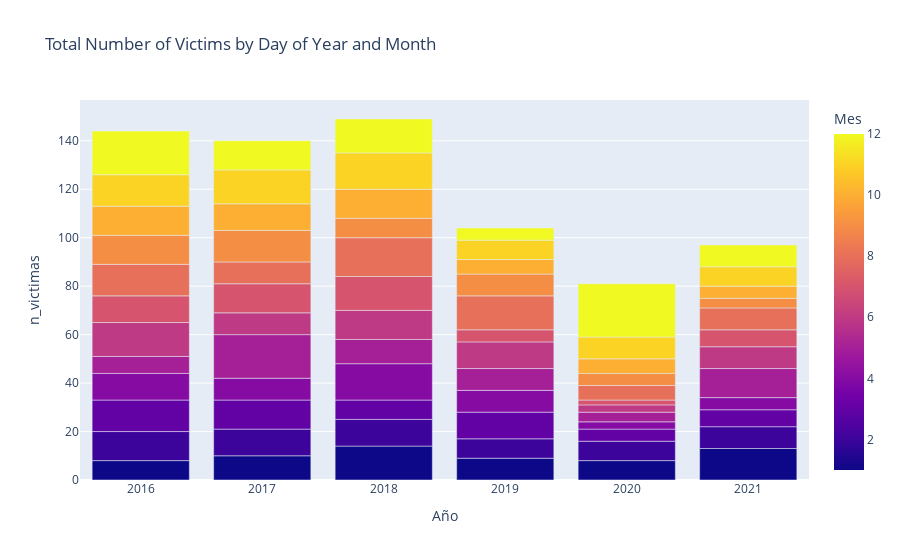

Source (notebook cell):
### Code cell
import plotly.express as px

# Group data by day name and hour, summing 'n_victimas'
grouped_data = data_hm.groupby([data_hm['fecha_hora'].dt.year.rename('Año'), 
                                 data_hm['fecha_hora'].dt.month.rename('Mes')])['n_victimas'].sum().reset_index()

# Create a bar plot using Plotly Express
fig = px.bar(grouped_data, x='Año', y='n_victimas', color='Mes',
             title='Total Number of Victims by Day of Year and Month',)
            #  labels={'Año': 'Day of Week', 'n_victimas': 'Total Victims'},
            #  category_orders={'Day_of_Week': ['Monday', 'Tuesday', 'Wednesday', 'Thursday', 'Friday', 'Saturday', 'Sunday']})

# Show the plot
fig.show()

### Figure 1 — Plotly figure (JSON) as saved in the notebook; plotly's stock layout.template omitted (floating-point values rounded to 4 significant figures)
{"data": [{"alignmentgroup": "True", "hovertemplate": "Año=%{x}<br>n_victimas=%{y}<br>Mes=%{marker.color}<extra></extra>", "legendgroup": "", "marker": {"color": [1, 2, 3, 4, 5, 6, 7, 8, 9, 10, 11, 12, 1, 2, 3, 4, 5, 6, 7, 8, 9, 10, 11, 12, 1, 2, 3, 4, 5, 6, 7, 8, 9, 10, 11, 12, 1, 2, 3, 4, 5, 6, 7, 8, 9, 10, 11, 12, 1, 2, 3, 4, 5, 6, 7, 8, 9, 10, 11, 12, 1, 2, 3, 4, 5, 6, 7, 8, 9, 10, 11, 12], "coloraxis": "coloraxis", "pattern": {"shape": ""}}, "name": "", "offsetgroup": "", "orientation": "v", "showlegend": false, "textposition": "auto", "type": "bar", "x": [2016, 2016, 2016, 2016, 2016, 2016, 2016, 2016, 2016, 2016, 2016, 2016, 2017, 2017, 2017, 2017, 2017, 2017, 2017, 2017, 2017, 2017, 2017, 2017, 2018, 2018, 2018, 2018, 2018, 2018, 2018, 2018, 2018, 2018, 2018, 2018, 2019, 2019, 2019, 2019, 2019, 2019, 2019, 2019, 2019, 2019, 2019, 2019, 2020, 2020, 2020, 2020, 2020, 2020, 2020, 2020, 2020, 2020, 2020, 2020, 2021, 2021, 2021, 2021, 2021, 2021, 2021, 2021, 2021, 2021, 2021, 2021], "xaxis": "x", "y": [8, 12, 13, 11, 7, 14, 11, 13, 12, 12, 13, 18, 10, 11, 12, 9, 18, 9, 12, 9, 13, 11, 14, 12, 14, 11, 8, 15, 10, 12, 14, 16, 8, 12, 15, 14, 9, 8, 11, 9, 9, 11, 5, 14, 9, 6, 8, 5, 8, 8, 5, 3, 4, 3, 2, 6, 5, 6, 9, 22, 13, 9, 7, 5, 12, 9, 7, 9, 4, 5, 8, 9], "yaxis": "y"}], "layout": {"barmode": "relative", "coloraxis": {"colorbar": {"title": {"text": "Mes"}}, "colorscale": [[0, "#0d0887"], [0.1111, "#46039f"], [0.2222, "#7201a8"], [0.3333, "#9c179e"], [0.4444, "#bd3786"], [0.5556, "#d8576b"], [0.6667, "#ed7953"], [0.7778, "#fb9f3a"], [0.8889, "#fdca26"], [1, "#f0f921"]]}, "legend": {"tracegroupgap": 0}, "title": {"text": "Total Number of Victims by Day of Year and Month"}, "xaxis": {"anchor": "y", "domain": [0, 1], "title": {"text": "Año"}}, "yaxis": {"anchor": "x", "domain": [0, 1], "title": {"text": "n_victimas"}}}}
